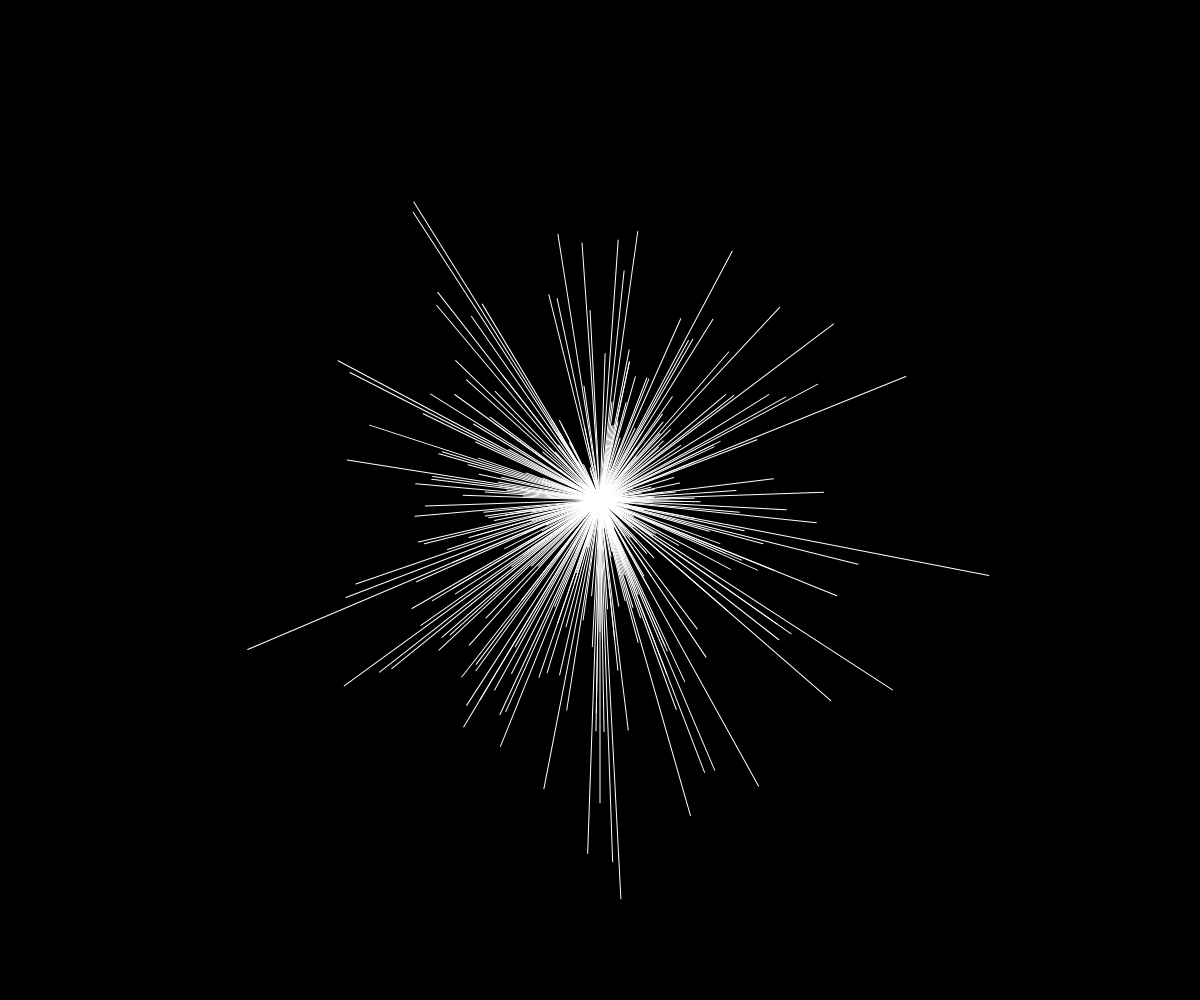
Frame 1 (no input)
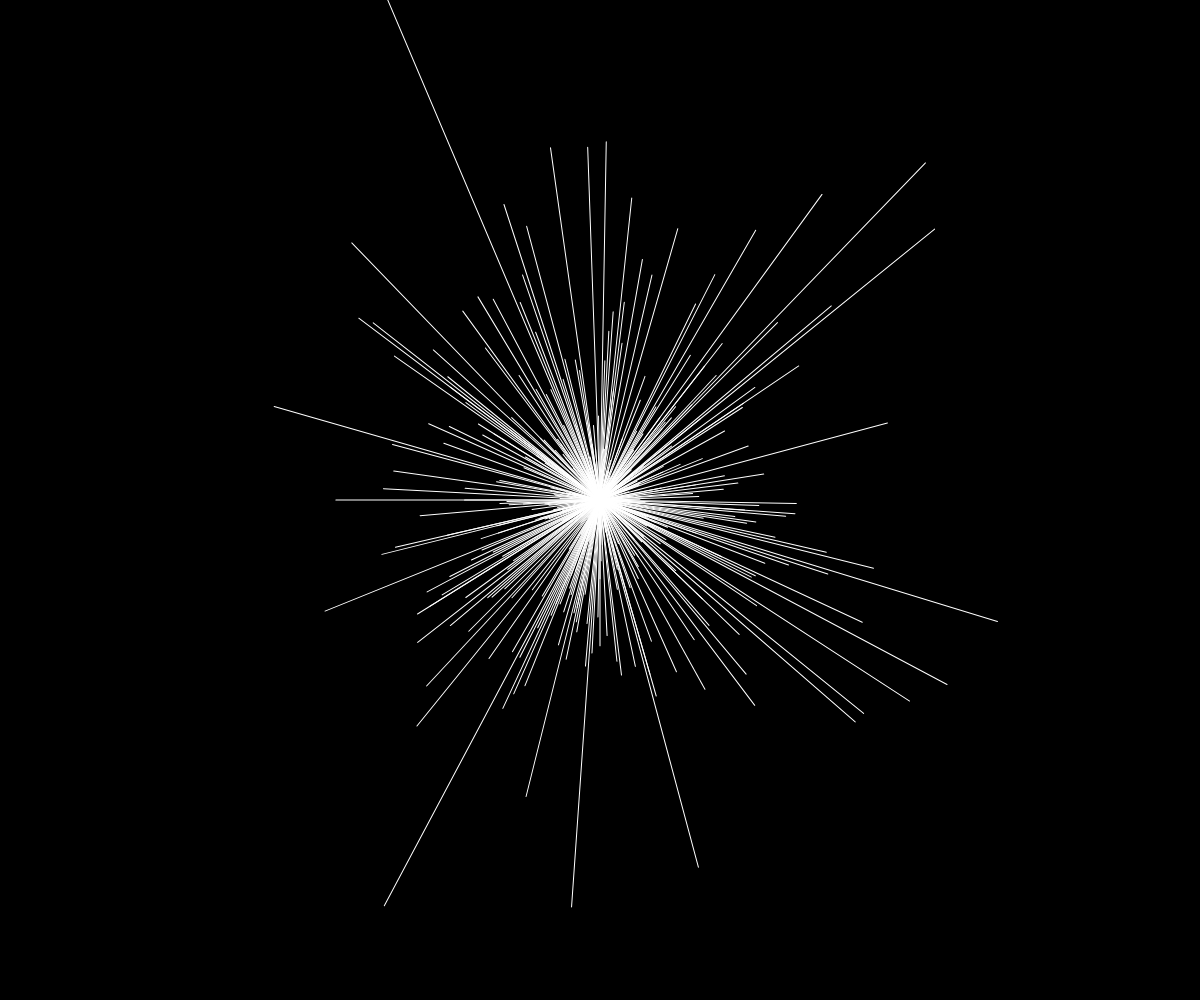
Frame 60 (no input)
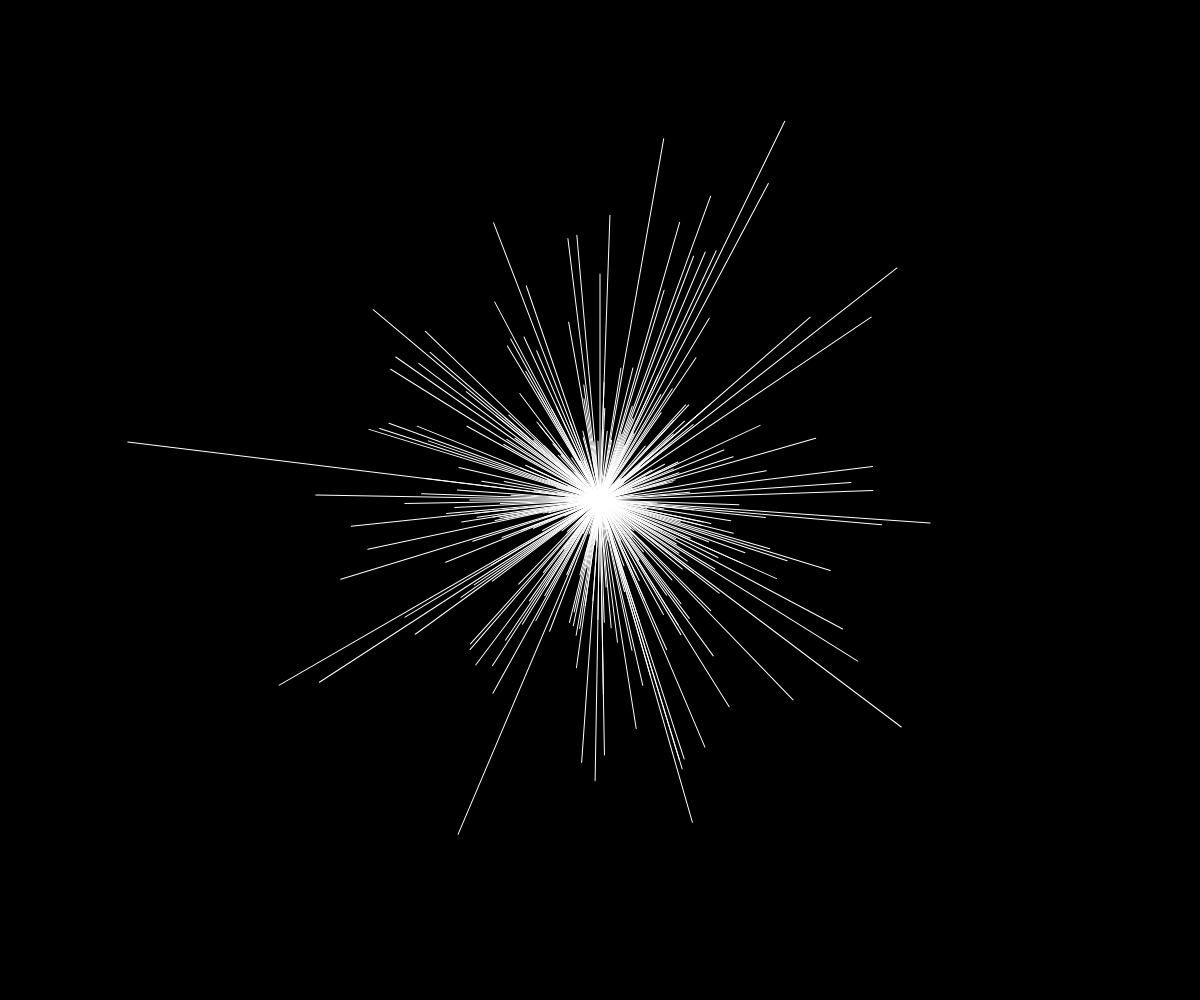
Frame 120 (the mouse pressed at the canvas centre since frame 60)

The p5.js sketch that drew these frames (run headless with seeded random() and noise() and a simulated clock; from frame 60 on, the mouse is pressed at the canvas centre):

// p5.js sketch
// ── sketch.js
function setup() {
 createCanvas(windowWidth, windowHeight);
}

function draw() {
 translate(width/2, height/2);
 background(0);
 for (var i = 0; i < 360; i++) {
    rotate(TWO_PI/360);
    stroke(255);
    var dist = randomGaussian(0,150);
    line(0, 0, dist, 0);
  }
}
